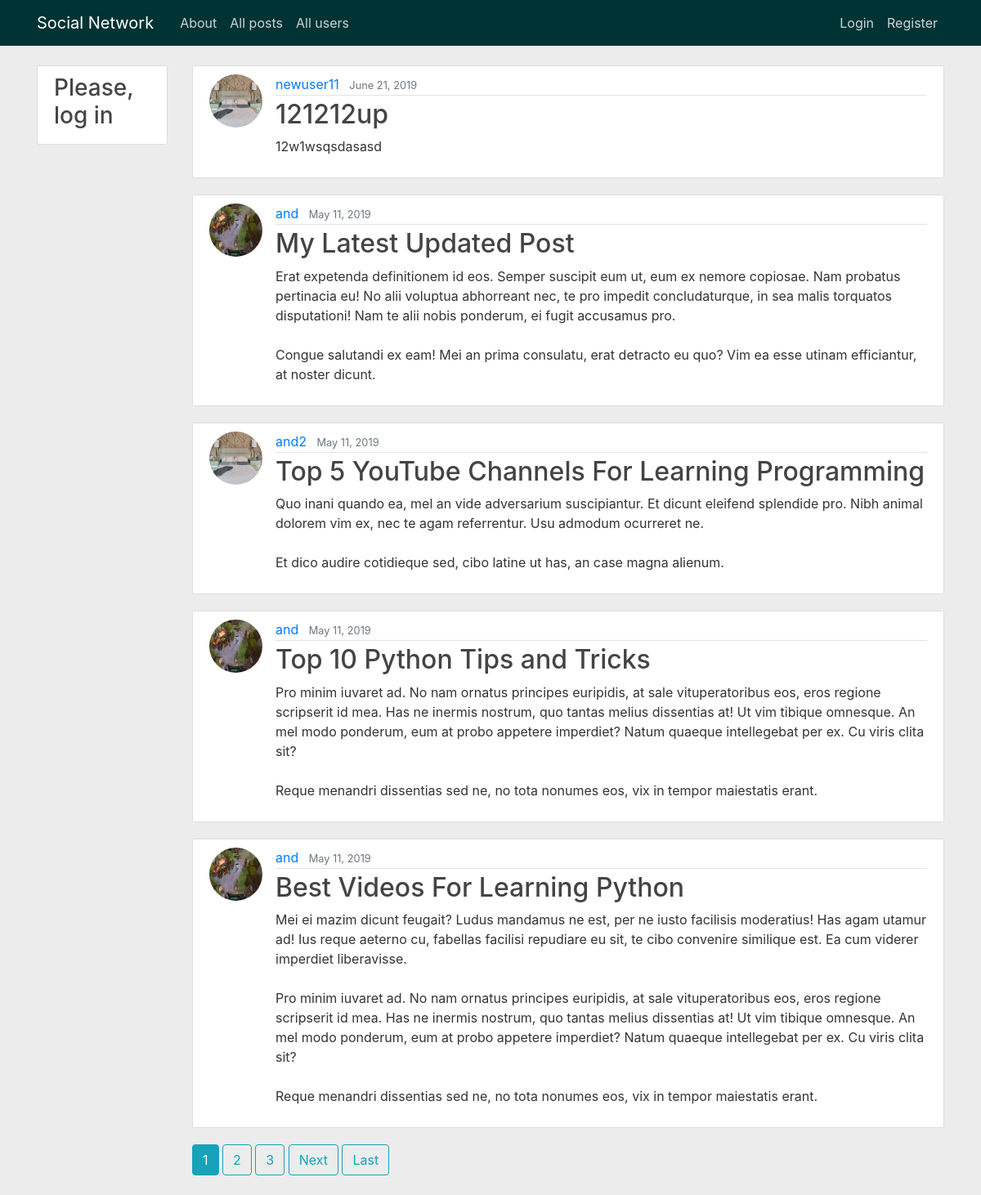
The app's page /, older data.
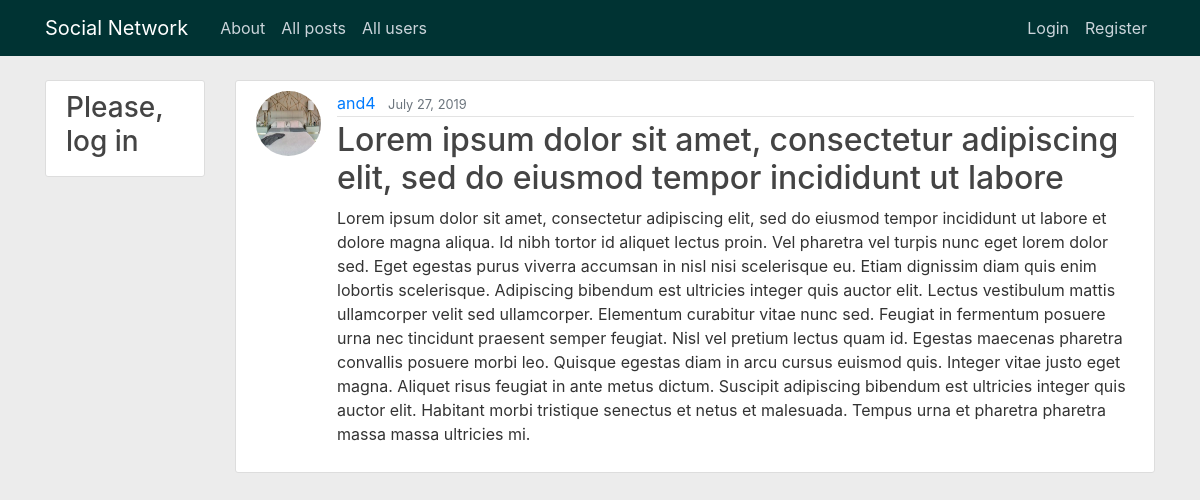
The same page, newer data.
### blog/models.py (models this page shows, shortened)
class Post(models.Model):
    title = models.CharField(max_length=100)
    content = models.TextField()
    date_posted = models.DateTimeField(default=timezone.now)
    author = models.ForeignKey(User, on_delete=models.CASCADE)

### users/models.py (models this page shows, shortened)
class Profile(models.Model):
    user = models.OneToOneField(User, on_delete=models.CASCADE)
    image = models.ImageField(default='default.jpg', upload_to='profile_pics')

### blog/views.py (the view)
# urls.py: path('', PostListView.as_view(), name='blog-home'),
class PostListView(ListView):
    model = Post
    template_name = 'blog/home.html'
    context_object_name = 'posts'
    ordering = ['-date_posted']
    paginate_by = 5

### blog/templates/blog/home.html (shortened to what this page needs)
{% extends "base/base.html" %}
{% block content %}
    {% for post in posts %}
        <article class="media content-section">
            <img class="rounded-circle article-img" src="{{ post.author.profile.image.url }}">
            <div class="media-body">
                <div class="article-metadata">
                    <a class="mr-2" href="{% url 'profile' post.author.id %}">{{ post.author }}</a>
                    <small class="text-muted">{{ post.date_posted|date:"F d, Y" }}</small>
                </div>
                <h2><a class="article-title" href="{% url 'post-detail' post.id %}">{{ post.title }}</a></h2>
                <p class="article-content">{{ post.content }}</p>
            </div>
        </article>
    {% endfor %}
    {% if is_paginated %}
        {% for num in page_obj.paginator.page_range %}
            {% if page_obj.number == num %}
                <a class="btn btn-info mb-4" href="?page={{ num }}">{{ num }}</a>
            {% elif num > page_obj.number|add:'-3' and num < page_obj.number|add:'3' %}
                <a class="btn btn-outline-info mb-4" href="?page={{ num }}">{{ num }}</a>
            {% endif %}
        {% endfor %}
        {% if page_obj.has_next %}
            <a class="btn btn-outline-info mb-4" href="?page={{ page_obj.next_page_number }}">Next</a>
            <a class="btn btn-outline-info mb-4" href="?page={{ page_obj.paginator.num_pages }}">Last</a>
        {% endif %}
    {% endif %}
{% endblock content %}

Row changes from the older to the newer data that the page shows:
removed Post: author.profile.image (placeholder picture), author "newuser11", date_posted "June 21, 2019", title "121212up", content "12w1wsqsdasasd"
removed Post: author.profile.image (picture), author "and", date_posted "May 11, 2019", title "My Latest Updated Post", content "Erat expetenda definitionem id eos. Semper suscipit eum ut, eum ex nemore copiosae. Nam probatus pertinacia eu! No alii voluptua abhorreant nec, te pro impedit concludaturque, in sea malis torquatos disputationi! Nam te alii nobis ponderum, ei fugit accusamus pro. Congue salutandi ex eam! Mei an prima consulatu, erat detracto eu quo? Vim ea esse utinam efficiantur, at noster dicunt."
removed Post: author.profile.image (placeholder picture), author "and2", date_posted "May 11, 2019", title "Top 5 YouTube Channels For Learning Programming", content "Quo inani quando ea, mel an vide adversarium suscipiantur. Et dicunt eleifend splendide pro. Nibh animal dolorem vim ex, nec te agam referrentur. Usu admodum ocurreret ne. Et dico audire cotidieque sed, cibo latine ut has, an case magna alienum."
removed Post: author.profile.image (picture), author "and", date_posted "May 11, 2019", title "Top 10 Python Tips and Tricks", content "Pro minim iuvaret ad. No nam ornatus principes euripidis, at sale vituperatoribus eos, eros regione scripserit id mea. Has ne inermis nostrum, quo tantas melius dissentias at! Ut vim tibique omnesque. An mel modo ponderum, eum at probo appetere imperdiet? Natum quaeque intellegebat per ex. Cu viris clita sit? Reque menandri dissentias sed ne, no tota nonumes eos, vix in tempor maiestatis erant."
removed Post: author.profile.image (picture), author "and", date_posted "May 11, 2019", title "Best Videos For Learning Python", content "Mei ei mazim dicunt feugait? Ludus mandamus ne est, per ne iusto facilisis moderatius! Has agam utamur ad! Ius reque aeterno cu, fabellas facilisi repudiare eu sit, te cibo convenire similique est. Ea cum viderer imperdiet liberavisse. Pro minim iuvaret ad. No nam ornatus principes euripidis, at sale vituperatoribus eos, eros regione scripserit id mea. Has ne inermis nostrum, quo tantas melius dissentias at! Ut vim tibique omnesque. An mel modo ponderum, eum at probo appetere imperdiet? Natum quaeque intellegebat per ex. Cu viris clita sit? Reque menandri dissentias sed ne, no tota nonumes eos, vix in tempor maiestatis erant."
now on this page (row edited): Post: author.profile.image (placeholder picture), author "and4", date_posted "July 27, 2019", title "Lorem ipsum dolor sit amet, consectetur adipiscing elit, sed do eiusmod tempor incididunt ut labore", content "Lorem ipsum dolor sit amet, consectetur adipiscing elit, sed do eiusmod tempor incididunt ut labore et dolore magna aliqua. Id nibh tortor id aliquet lectus proin. Vel pharetra vel turpis nunc eget lorem dolor sed. Eget egestas purus viverra accumsan in nisl nisi scelerisque eu. Etiam dignissim diam quis enim lobortis scelerisque. Adipiscing bibendum est ultricies integer quis auctor elit. Lectus vestibulum mattis ullamcorper velit sed ullamcorper. Elementum curabitur vitae nunc sed. Feugiat in fermentum posuere urna nec tincidunt praesent semper feugiat. Nisl vel pretium lectus quam id. Egestas maecenas pharetra convallis posuere morbi leo. Quisque egestas diam in arcu cursus euismod quis.…"
Text that changed along with them:
list line gone: "1"
list line gone: "2"
list line gone: "3"
text no longer shown: "Next Last"
